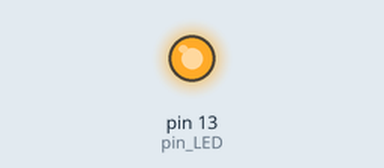
Recording of a sketch running on a simulated Arduino Uno, built with avr-gcc and run on an emulated ATmega328P. Shown: output pins drawn as LEDs (lit = HIGH).

Above: at 0.5 s.
At 4.5 s:
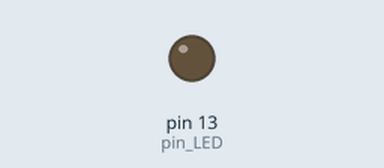
Timing chart, 0 to 6.9 s (numbered marks = the images above):
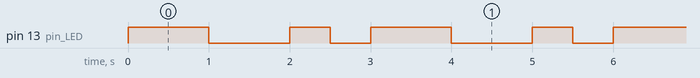

Measured:
- by itself, pin 13 (pin_LED): repeats every 3.0 s: LOW 1.0 s, HIGH 0.50 s, LOW 0.50 s, HIGH 1.0 s
- by itself, everything shown: repeats every 3.0 s, in 4 steps

The sketch:

exercise_1.ino
```cpp
//int pin_LED = 13;
#define pin_LED 13

void setup() {
  pinMode(pin_LED, OUTPUT);
  Serial.begin(9600);
}

void loop() {
  digitalWrite(pin_LED, HIGH); // 출력
  delay(1000); // 위 코드라인 한 줄 1초 유지
  digitalWrite(pin_LED, LOW);
  delay(1000);
  digitalWrite(pin_LED, HIGH);
  delay(500);
  digitalWrite(pin_LED, LOW);
  delay(500);
}
```
